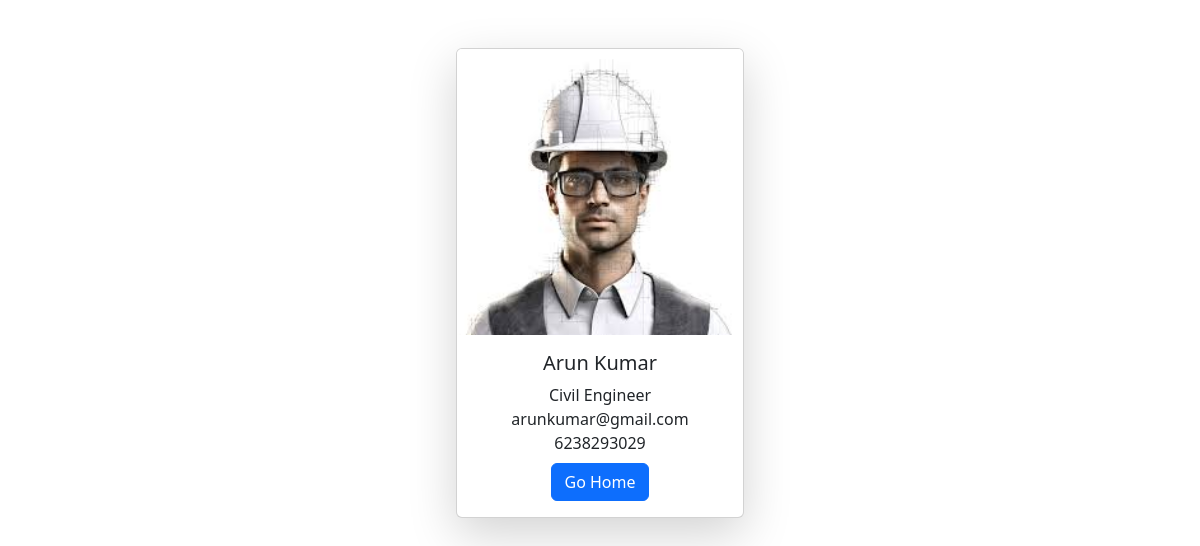
Page /employee/1 on the committed database.
### employee/models.py (models this page shows)
class Employee(models.Model):
    first_name = models.CharField(max_length=100)
    last_name = models.CharField(max_length=100)
    phone_no = models.CharField(max_length=12)
    photo = models.ImageField(upload_to='images/')
    email = models.EmailField(max_length=100)
    job = models.CharField(max_length=100)
    created_at = models.DateTimeField(auto_now_add=True)
    updated_at = models.DateTimeField(auto_now=True)
    def __str__(self):
        return f'{self.first_name} {self.last_name}'

### employee/views.py (the view)
# urls.py: path('<int:pk>',views.emp_details,name='emp_details'),
def emp_details(request,pk):
    details = get_object_or_404(Employee,pk=pk)
    context = {
        'details': details
    }
    return render(request,'emp_detail.html',context)

### templates/emp_detail.html (shortened to what this page needs)
<!DOCTYPE html>
<html lang="en">
<head>
    <link href="https://cdn.jsdelivr.net/npm/bootstrap@5.3.3/dist/css/bootstrap.min.css" rel="stylesheet"
>
</head>
<body class="d-flex justify-content-center align-items-center mt-4 ">
    <div class="container d-flex justify-content-center mt-4">
        <div class="card text-center shadow-lg" style="width: 18rem;">
            <img class="card-img-top" src="{{details.photo.url}}" alt="Employee image">
            <div class="card-body">
                <h5 class="card-title">{{details}}</h5>
                <p class="card-text m-0">{{details.job}}</p>
                <p class="card-text m-0">{{details.email}}</p>
                <p class="card-text m-0">{{details.phone_no}}</p>
                <a href="{% url 'home' %}" class="btn btn-primary mt-2">Go Home</a>
            </div>
        </div>
    </div>
</body>
</html>

### rows in the picture
Employee: photo (picture), first_name+last_name "Arun Kumar", job "Civil Engineer", email "arunkumar@gmail.com", phone_no "6238293029"
